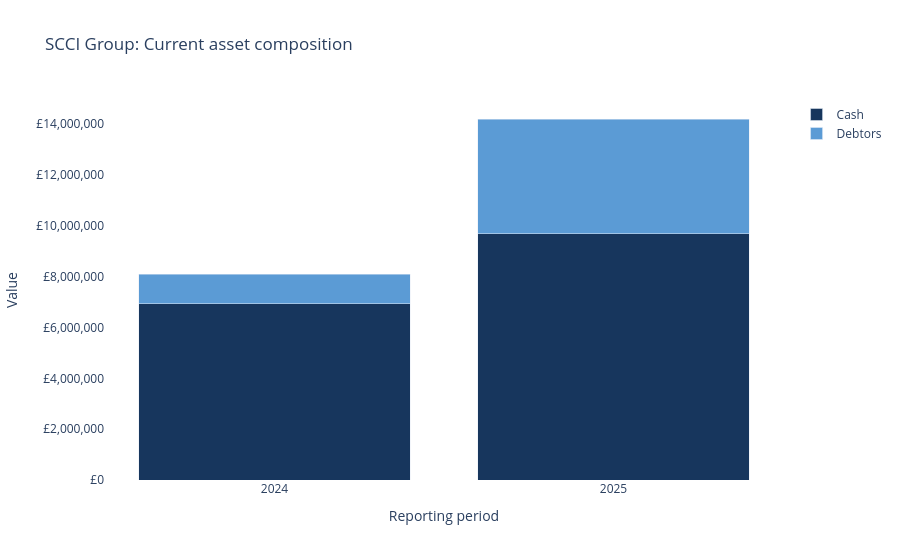

The code cell stored with this chart in its notebook:
### Code cell
import plotly.express as px


asset_mix_plot = analysis_df.melt(
    id_vars=["reporting_date"],
    value_vars=["cash", "debtors"],
    var_name="component",
    value_name="value",
)

asset_mix_plot["period"] = (
    asset_mix_plot["reporting_date"]
    .dt.strftime("%Y")
)

asset_mix_plot["component"] = (
    asset_mix_plot["component"]
    .map(
        {
            "cash": "Cash",
            "debtors": "Debtors",
        }
    )
)

fig = px.bar(
    asset_mix_plot,
    x="period",
    y="value",
    color="component",
    barmode="stack",
    title="SCCI Group: Current asset composition",
    labels={
        "period": "Reporting period",
        "value": "Value",
        "component": "Component",
    },
    color_discrete_map={
        "Cash": "#17365D",
        "Debtors": "#5B9BD5",
    },
)

fig.update_yaxes(
    tickprefix="£",
    tickformat=",.0f",
)

fig.update_layout(
    legend_title_text="",
    plot_bgcolor="white",
)

fig.show()

### Figure 1 — Plotly figure (JSON) as saved in the notebook; plotly's stock layout.template omitted (floating-point values rounded to 4 significant figures)
{"data": [{"hovertemplate": "Component=Cash<br>Reporting period=%{x}<br>Value=%{y}<extra></extra>", "legendgroup": "Cash", "marker": {"color": "#17365D", "pattern": {"shape": ""}}, "name": "Cash", "orientation": "v", "showlegend": true, "textposition": "auto", "type": "bar", "x": ["2024", "2025"], "xaxis": "x", "y": [6945000.0, 9699000.0], "yaxis": "y"}, {"hovertemplate": "Component=Debtors<br>Reporting period=%{x}<br>Value=%{y}<extra></extra>", "legendgroup": "Debtors", "marker": {"color": "#5B9BD5", "pattern": {"shape": ""}}, "name": "Debtors", "orientation": "v", "showlegend": true, "textposition": "auto", "type": "bar", "x": ["2024", "2025"], "xaxis": "x", "y": [1154000.0, 4506000.0], "yaxis": "y"}], "layout": {"barmode": "stack", "legend": {"title": {"text": ""}, "tracegroupgap": 0}, "plot_bgcolor": "white", "title": {"text": "SCCI Group: Current asset composition"}, "xaxis": {"anchor": "y", "domain": [0, 1], "title": {"text": "Reporting period"}}, "yaxis": {"anchor": "x", "domain": [0, 1], "tickformat": ",.0f", "tickprefix": "£", "title": {"text": "Value"}}}}
